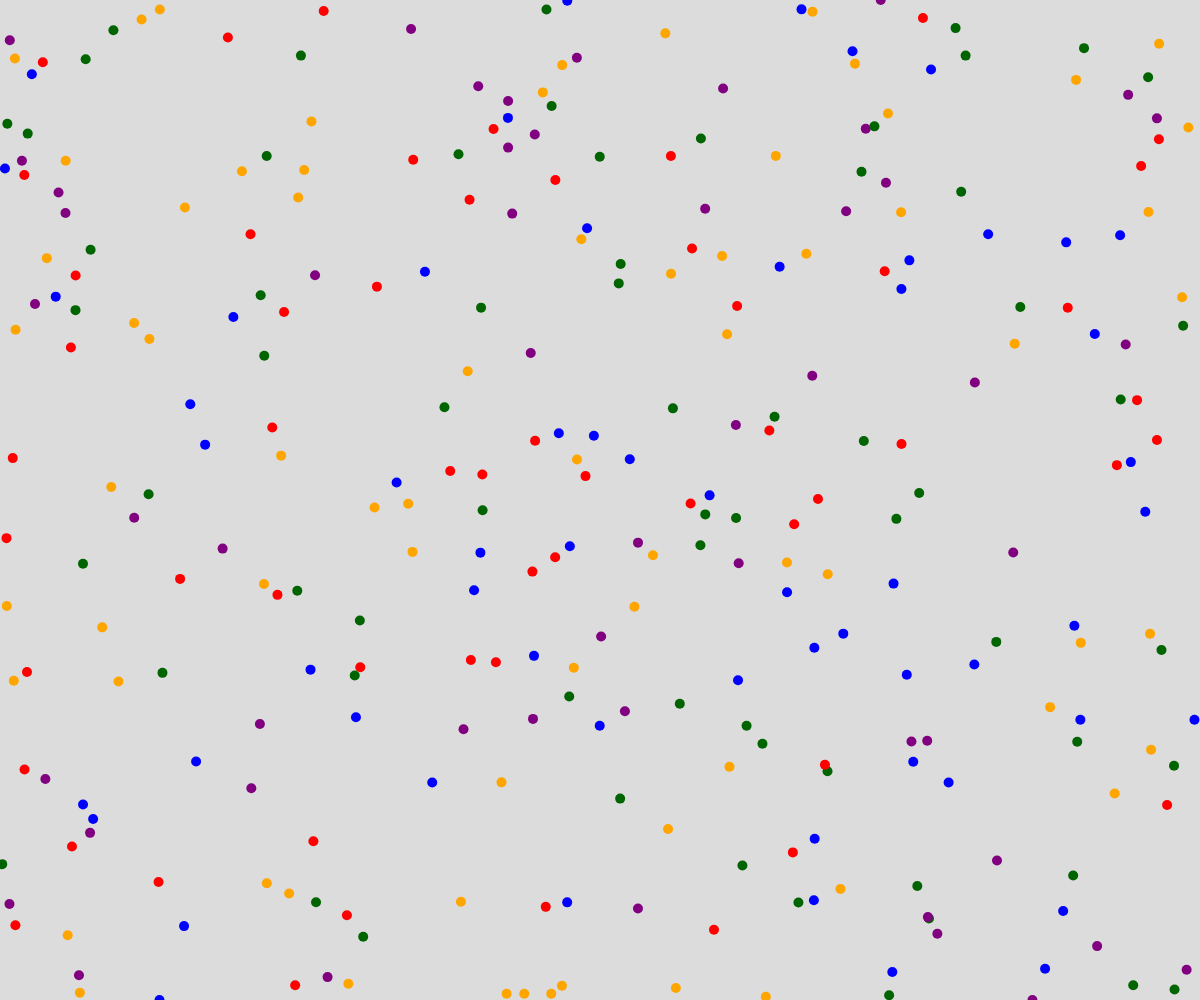
Frame 1 (no input)
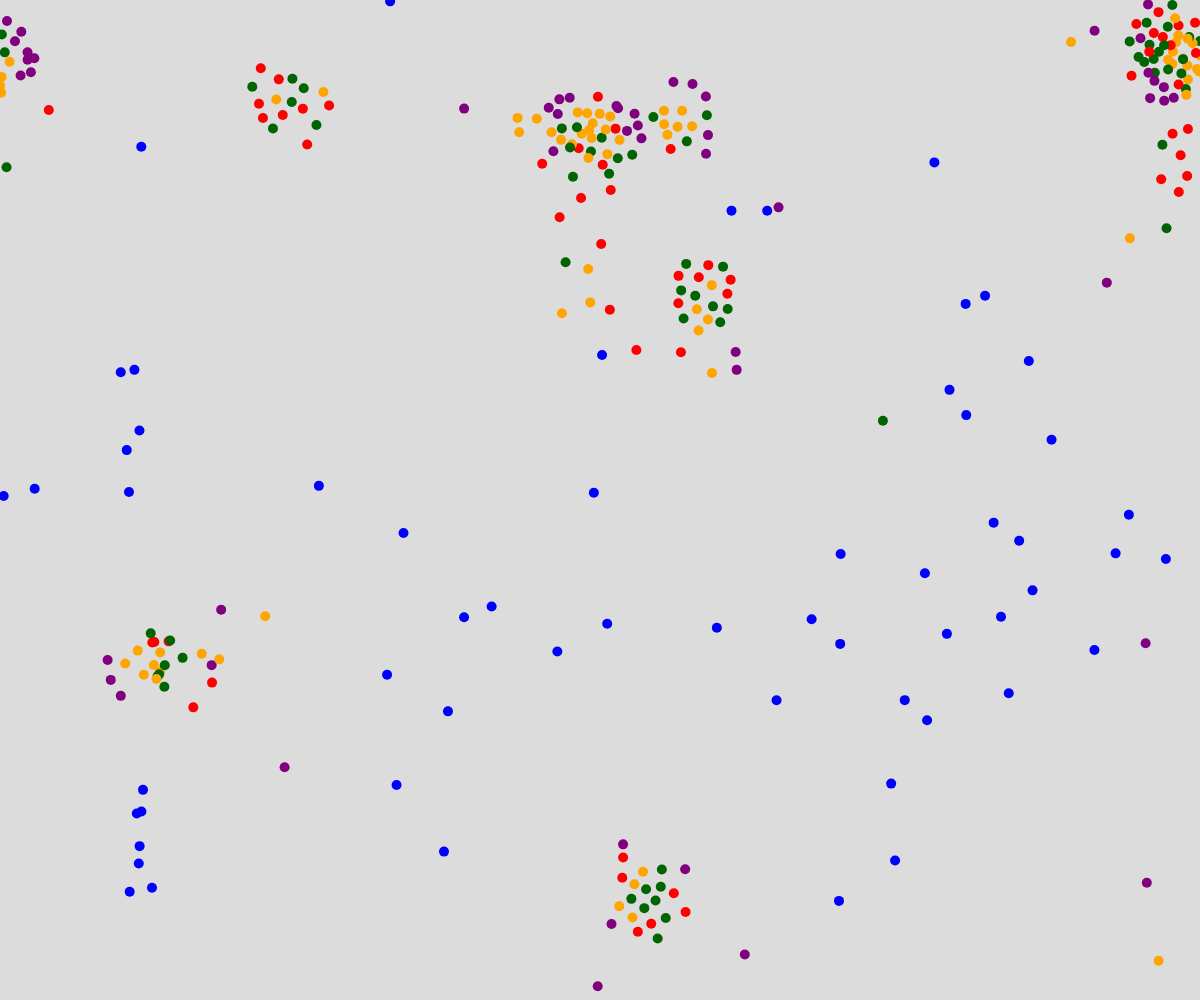
Frame 60 (no input)
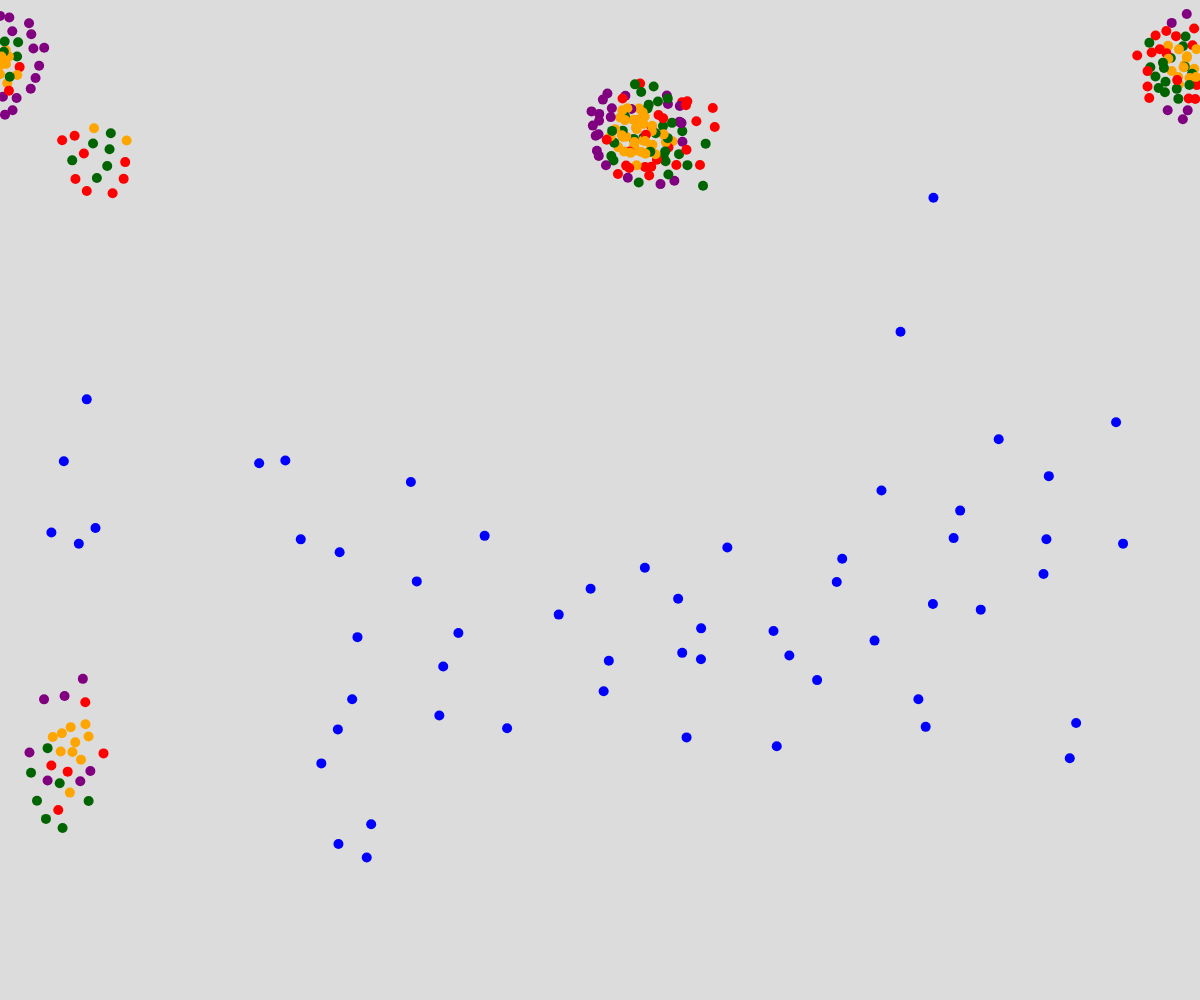
Frame 120 (the mouse pressed at the canvas centre since frame 60)

The p5.js sketch that drew these frames (run headless with seeded random() and noise() and a simulated clock; from frame 60 on, the mouse is pressed at the canvas centre):

// p5.js sketch
// ── sketch.js
let particles = [];
let weights;
let maxForceDistance = 500;
let numberOfParticles = 300;
let repulsiveWeight = -1;
let tooCloseDistance = 50;

function updateNumberOfParticles() {
  numberOfParticles = document.getElementById("numberOfParticles").value;
  resetSimulation();
}

function updateMaxForceDistance() {
  maxForceDistance = document.getElementById("maxForceDistance").value;
  resetSimulation();
}

function updateRepulsiveWeight() {
  repulsiveWeight = document.getElementById("repulsiveWeight").value;
  resetSimulation();
}

function updateTooCloseDistance() {
  tooCloseDistance = document.getElementById("tooCloseDistance").value;
  resetSimulation();
}

function randomizeWeights() {
  // Randomly define weights for each color combination
  weights = {
    [Particle.COLORS.RED + Particle.COLORS.RED]: random(-1, 1),
    [Particle.COLORS.RED + Particle.COLORS.BLUE]: random(-1, 1),
    [Particle.COLORS.RED + Particle.COLORS.DARK_GREEN]: random(-1, 1),
    [Particle.COLORS.RED + Particle.COLORS.ORANGE]: random(-1, 1),
    [Particle.COLORS.RED + Particle.COLORS.PURPLE]: random(-1, 1),
    [Particle.COLORS.BLUE + Particle.COLORS.BLUE]: random(-1, 1),
    [Particle.COLORS.BLUE + Particle.COLORS.RED]: random(-1, 1),
    [Particle.COLORS.BLUE + Particle.COLORS.DARK_GREEN]: random(-1, 1),
    [Particle.COLORS.BLUE + Particle.COLORS.ORANGE]: random(-1, 1),
    [Particle.COLORS.BLUE + Particle.COLORS.PURPLE]: random(-1, 1),
    [Particle.COLORS.DARK_GREEN + Particle.COLORS.DARK_GREEN]: random(-1, 1),
    [Particle.COLORS.DARK_GREEN + Particle.COLORS.RED]: random(-1, 1),
    [Particle.COLORS.DARK_GREEN + Particle.COLORS.BLUE]: random(-1, 1),
    [Particle.COLORS.DARK_GREEN + Particle.COLORS.ORANGE]: random(-1, 1),
    [Particle.COLORS.DARK_GREEN + Particle.COLORS.PURPLE]: random(-1, 1),
    [Particle.COLORS.ORANGE + Particle.COLORS.ORANGE]: random(-1, 1),
    [Particle.COLORS.ORANGE + Particle.COLORS.RED]: random(-1, 1),
    [Particle.COLORS.ORANGE + Particle.COLORS.BLUE]: random(-1, 1),
    [Particle.COLORS.ORANGE + Particle.COLORS.DARK_GREEN]: random(-1, 1),
    [Particle.COLORS.ORANGE + Particle.COLORS.PURPLE]: random(-1, 1),
    [Particle.COLORS.PURPLE + Particle.COLORS.PURPLE]: random(-1, 1),
    [Particle.COLORS.PURPLE + Particle.COLORS.RED]: random(-1, 1),
    [Particle.COLORS.PURPLE + Particle.COLORS.BLUE]: random(-1, 1),
    [Particle.COLORS.PURPLE + Particle.COLORS.DARK_GREEN]: random(-1, 1),
    [Particle.COLORS.PURPLE + Particle.COLORS.ORANGE]: random(-1, 1),
  };
  resetSimulation();
}

function resetSimulation() {
  particles = [];

  // Randomly create color particles based on the inputs
  for (let i = 0; i < numberOfParticles; i++) {
    let x = random(width);
    let y = random(height);
    let randomColor = random(Object.values(Particle.COLORS));
    let particle = new Particle(x, y, randomColor, weights, maxForceDistance, repulsiveWeight, tooCloseDistance);
    particles.push(particle);
  }
}

function setup() {
  createCanvas(windowWidth, windowHeight);
  randomizeWeights();
}

function draw() {
  background(220);

  // Build the KD tree
  const tree = new KDTree(particles);

  // interact particles with their neighbors
  for (let i = 0; i < particles.length; i++) {
    const particle = particles[i];
    const neighbors = tree.search(particle, maxForceDistance);

    for (let j = 0; j < neighbors.length; j++) {
      if (particle !== neighbors[j]) {
        particle.interact(neighbors[j]);
      }
    }
  }

  // Update and draw all particles
  for (let particle of particles) {
    particle.update();
    particle.draw();
  }
}

// ── kdTree.js
class KDNode {
  constructor(point) {
    this.point = point;
    this.left = null;
    this.right = null;
  }
}


class KDTree {
  constructor(points) {
    this.root = this.buildTree(points, 0);
  }

  buildTree(points, depth) {
    if (points.length === 0) {
      return null;
    }

    const axis = depth % 2;

    points.sort((a, b) => Particle.wrappedDiff(a.position, b.position, axis));

    const medianIndex = Math.floor(points.length / 2);
    const median = points[medianIndex];

    const node = new KDNode(median);

    node.left = this.buildTree(points.slice(0, medianIndex), depth + 1);
    node.right = this.buildTree(points.slice(medianIndex + 1), depth + 1);

    return node;
  }

  search(point, radius) {
    const neighbors = [];
    this.searchHelper(point, this.root, 0, radius, neighbors);
    return neighbors;
  }

  searchHelper(point, node, depth, radius, neighbors) {
    if (node === null) {
      return;
    }
    
    const { wrappedDistance, wrappedDx, wrappedDy } = Particle.wrapDistance(point.position, node.point.position);

    if (wrappedDistance <= radius) {
      neighbors.push(node.point);
    }

    const axis = depth % 2;
    const wrappedDiff = Particle.wrappedDiff(point.position, node.point.position, axis)

    if (wrappedDiff <= radius) {
      this.searchHelper(point, node.left, depth + 1, radius, neighbors);
    }

    if (wrappedDiff >= -radius) {
      this.searchHelper(point, node.right, depth + 1, radius, neighbors);
    }
  }
}

// ── particles.js
class Particle {
  static COLORS = {
    RED: "red",
    BLUE: "blue",
    DARK_GREEN: "dark green",
    ORANGE: "orange",
    PURPLE: "purple",
  };
  
  static wrapDistance(position1, position2) {
    const wrappedDx = Particle.wrappedDiff(position1, position2, 0) // 0 is the x axis
    const wrappedDy = Particle.wrappedDiff(position1, position2, 1) // 1 is the y axis
    const wrappedDistance = sqrt(wrappedDx * wrappedDx + wrappedDy * wrappedDy);

    return {
      wrappedDistance,
      wrappedDx,
      wrappedDy
    };
  }
  
  static wrappedDiff(position1, position2, axis) {
    if (axis == 0) {
      const dx = position2.x - position1.x;
      return dx > width / 2 ? dx - width : dx < -width / 2 ? dx + width : dx;
    } else if (axis == 1) {
      const dy = position2.y - position1.y;
      return dy > height / 2 ? dy - height : dy < -height / 2 ? dy + height : dy;
    }
  }
  
  constructor(x, y, c, weights, maxForceDistance, repulsiveWeight, tooCloseDistance) {
    this.position = createVector(x, y);
    this.velocity = createVector(random(-10, 10), random(-10, 10));
    this.acceleration = createVector();
    this.color = c;
    this.weights = weights;
    this.radius = 10;
    this.baseForce = 10000;
    this.maxForceDistance = maxForceDistance;
    this.repulsiveWeight = repulsiveWeight;
    this.tooCloseDistance = tooCloseDistance;
  }
  
  pos(axis) {
    if (axis == 0) {
      return this.position.x;
    } else if (axis == 1) {
      return this.position.y;
    }
  }

  update() {
    this.velocity.add(this.acceleration);
    this.velocity.limit(5);
    this.position.add(this.velocity);
    this.acceleration.mult(0);
    
    // Wrap around screen edges
    if (this.position.x > width) {
      this.position.x = 0;
    } else if (this.position.x < 0) {
      this.position.x = width;
    }

    if (this.position.y > height) {
      this.position.y = 0;
    } else if (this.position.y < 0) {
      this.position.y = height;
    }
  }

  applyForce(force) {
    this.acceleration.add(force);
  }
  
  interact(other) {
    const color1 = this.color;
    const color2 = other.color;
    const { wrappedDistance, wrappedDx, wrappedDy } = Particle.wrapDistance(this.position, other.position);

    // Get the weight for the combination of colors, or if they are the same color
    const weight = this.weights[color1 + color2] || 0; // Default weight is 0 if color combination not defined

    // particles too close, the repulsive force takes over
    if (wrappedDistance > 0 && wrappedDistance < this.tooCloseDistance) {
      const strength = this.baseForce * this.repulsiveWeight / (wrappedDistance * wrappedDistance * wrappedDistance);

      // Calculate wrapped force vector
      const force = createVector(wrappedDx, wrappedDy);
      force.setMag(strength);
      this.applyForce(force);
    } else if (wrappedDistance < this.maxForceDistance) { // only calculate standard particle simulation outside of "too close" threshold
      const strength = this.baseForce * weight / (wrappedDistance * wrappedDistance);

      // Calculate wrapped force vector
      const force = createVector(wrappedDx, wrappedDy);
      force.setMag(strength);
      this.applyForce(force);
    }
  }
  
  paintColor() {
    let fillColor = "";
    switch (this.color) {
      case Particle.COLORS.RED:
        fillColor = color(255, 0, 0);
        break;
      case Particle.COLORS.BLUE:
        fillColor = color(0, 0, 255);
        break;
      case Particle.COLORS.DARK_GREEN:
        fillColor = color(0, 100, 0);
        break;
      case Particle.COLORS.ORANGE:
        fillColor = color(255, 165, 0);
        break;
      case Particle.COLORS.PURPLE:
        fillColor = color(128, 0, 128);
        break;
    }

    return fillColor; 
  }

  draw() {
    fill(this.paintColor());
    noStroke(); // Remove the outline
    ellipse(this.position.x, this.position.y, this.radius, this.radius);
  }
}
